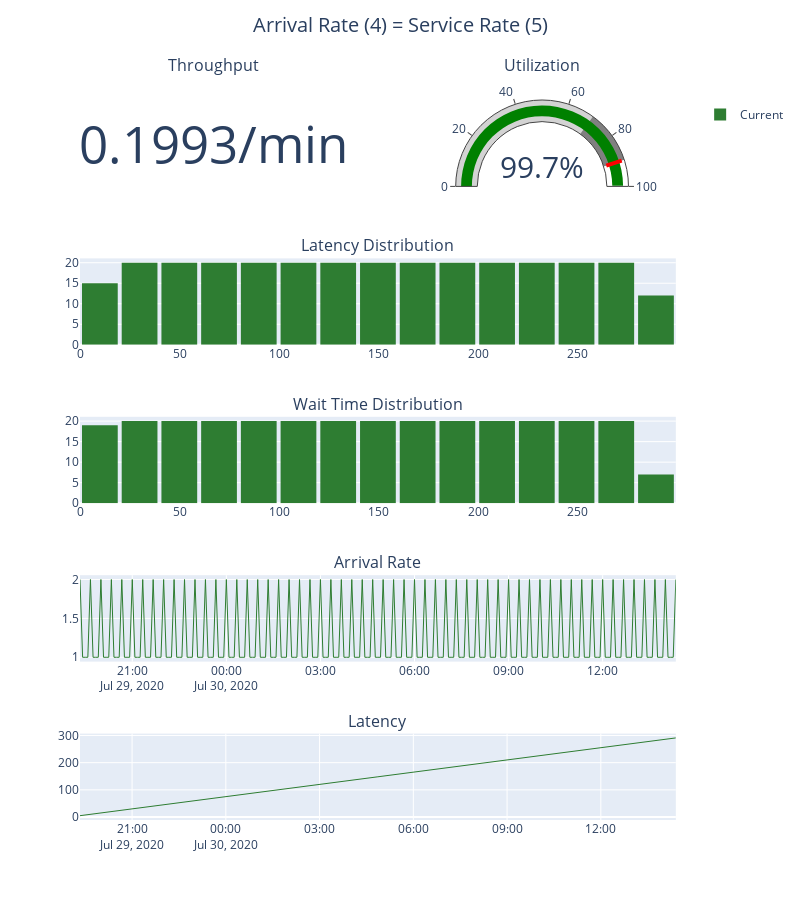

The notebook cell saved with this chart:
### Code cell
dashboard = build_dashboard(Q1, title='Arrival Rate (4) = Service Rate (5)')
dashboard.show()

### Figure 1 — Plotly figure (JSON) as saved in the notebook; plotly's stock layout.template omitted (floating-point values rounded to 4 significant figures; data arrays with more than 128 entries replaced by an {"elided": "..."} marker saying what was removed)
{"data": [{"domain": {"x": [0, 0.44], "y": [0.88, 1]}, "mode": "number", "number": {"suffix": "/min"}, "type": "indicator", "value": 0.1993}, {"domain": {"x": [0.54, 0.98], "y": [0.88, 1]}, "gauge": {"axis": {"range": [0, 100]}, "steps": [{"color": "lightgray", "range": [0, 70]}, {"color": "gray", "range": [70, 90]}], "threshold": {"line": {"color": "red", "width": 4}, "thickness": 0.75, "value": 90}}, "mode": "gauge+number", "number": {"suffix": "%"}, "type": "indicator", "value": 99.72}, {"bingroup": "1", "marker": {"color": "#2E7D32"}, "name": "Current", "nbinsx": 20, "type": "histogram", "x": {"elided": "287 int values"}, "xaxis": "x", "yaxis": "y"}, {"bingroup": "2", "marker": {"color": "#2E7D32"}, "showlegend": false, "type": "histogram", "x": {"elided": "286 int values"}, "xaxis": "x2", "yaxis": "y2"}, {"line": {"color": "#2E7D32", "width": 1}, "showlegend": false, "type": "scatter", "x": {"elided": "229 str values"}, "xaxis": "x3", "y": {"elided": "229 int values"}, "yaxis": "y3"}, {"line": {"color": "#2E7D32", "width": 1}, "showlegend": false, "type": "scatter", "x": {"elided": "287 str values"}, "xaxis": "x4", "y": {"elided": "287 int values"}, "yaxis": "y4"}], "layout": {"annotations": [{"font": {"size": 16}, "showarrow": false, "text": "Throughput", "x": 0.22, "xanchor": "center", "xref": "paper", "y": 1.03, "yanchor": "bottom", "yref": "paper"}, {"font": {"size": 16}, "showarrow": false, "text": "Utilization", "x": 0.76, "xanchor": "center", "xref": "paper", "y": 1.03, "yanchor": "bottom", "yref": "paper"}, {"font": {"size": 16}, "showarrow": false, "text": "Latency Distribution", "x": 0.49, "xanchor": "center", "xref": "paper", "y": 0.78, "yanchor": "bottom", "yref": "paper"}, {"font": {"size": 16}, "showarrow": false, "text": "Wait Time Distribution", "x": 0.49, "xanchor": "center", "xref": "paper", "y": 0.56, "yanchor": "bottom", "yref": "paper"}, {"font": {"size": 16}, "showarrow": false, "text": "Arrival Rate", "x": 0.49, "xanchor": "center", "xref": "paper", "y": 0.34, "yanchor": "bottom", "yref": "paper"}, {"font": {"size": 16}, "showarrow": false, "text": "Latency", "x": 0.49, "xanchor": "center", "xref": "paper", "y": 0.12, "yanchor": "bottom", "yref": "paper"}], "bargap": 0.1, "barmode": "overlay", "height": 900, "title": {"font": {"size": 20}, "text": "Arrival Rate (4) = Service Rate (5)", "x": 0.5, "xanchor": "center", "y": 0.98, "yanchor": "top"}, "width": 800, "xaxis": {"anchor": "y", "domain": [0, 0.98]}, "xaxis2": {"anchor": "y2", "domain": [0, 0.98]}, "xaxis3": {"anchor": "y3", "domain": [0, 0.98]}, "xaxis4": {"anchor": "y4", "domain": [0, 0.98]}, "yaxis": {"anchor": "x", "domain": [0.66, 0.78]}, "yaxis2": {"anchor": "x2", "domain": [0.44, 0.56]}, "yaxis3": {"anchor": "x3", "domain": [0.22, 0.34]}, "yaxis4": {"anchor": "x4", "domain": [0, 0.12]}}}
